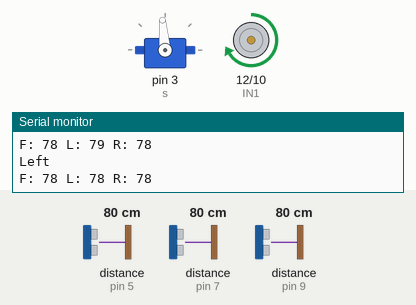
This sketch was run on a simulated Arduino Uno, built with avr-gcc and run on an emulated ATmega328P. Parts: servo, motor-driver pin pairs drawn as motors (green arrow = first pin HIGH = forward, orange = second pin HIGH = backward, longer = more drive, scaled by the enable pin), the last lines printed to the serial monitor. Wiring (inferred from the names in the program): 3 × ultrasonic range finder: trigger pin 4, echo pin 5 / trigger pin 6, echo pin 7 / trigger pin 8, echo pin 9. The inputs (shaded band) are chosen by the test bench; at power-on: distance to the obstacle (sensors on pin 5, pin 7, pin 9) 80 cm. The echo pulse lasts 58.3 µs per cm.

Above: at 1.26 s.
1.3 s: distance to the obstacle (sensor on pin 5) set to 4 cm
2.8 s: distance to the obstacle (sensor on pin 7) set to 4 cm
At 4.0 s:
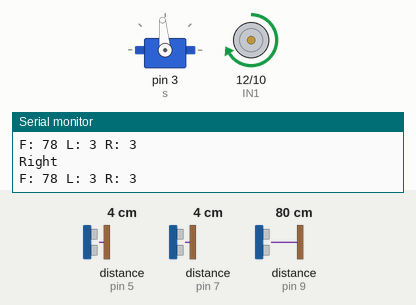
4.3 s: distance to the obstacle (sensor on pin 9) set to 12 cm
7.3 s: distance to the obstacle (sensor on pin 9) set to 9 cm
At 8.2 s:
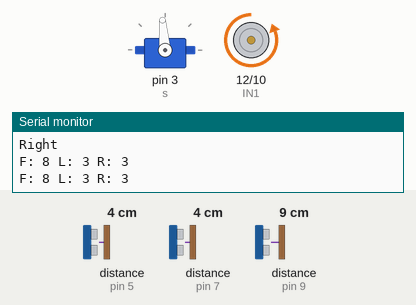
8.8 s: distance to the obstacle (sensor on pin 9) set to 18 cm
At 9.9 s:
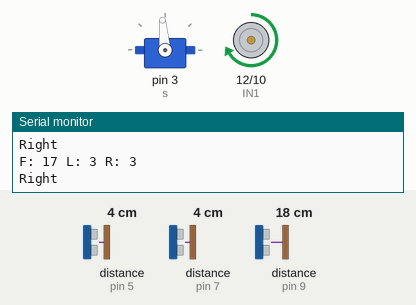
10.4 s: distance to the obstacle (sensor on pin 9) set to 2 cm
At 11.1 s:
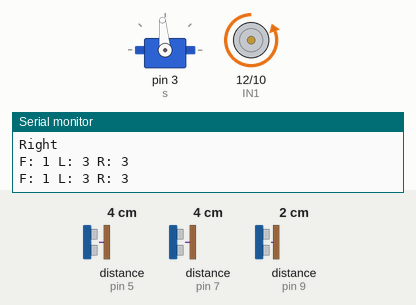
Timing chart, 0 to 12.9 s (numbered marks = the images above; inputs shaded):
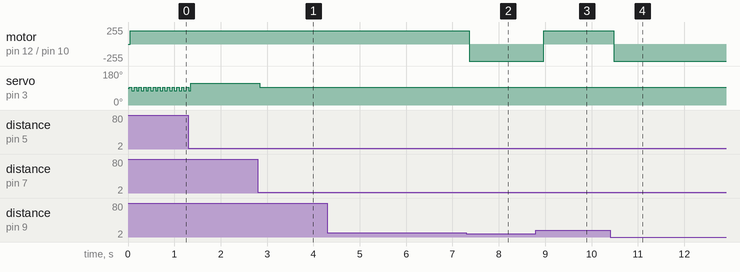

The sketch:

sonar_All.ino
```cpp
#include <Servo.h>
Servo s;


 #define ENA 11

  #define IN1 12
  #define IN2 10


#define trigF 8
#define echoF 9

#define trigL 4
#define echoL 5

#define trigR 6
#define echoR 7

long duration;
int distance;

int distanceF, distanceR, distanceL;

void setup() {
  pinMode(trigF, OUTPUT);
  pinMode(trigL, OUTPUT);
  pinMode(trigR, OUTPUT);

  pinMode(echoF, INPUT);
  pinMode(echoL, INPUT);
  pinMode(echoR, INPUT);


  pinMode(ENA,OUTPUT);

pinMode(IN1,OUTPUT);
pinMode(IN2,OUTPUT);

  Serial.begin(9600);

  s.attach(3);
}

void loop() {

//  s.write(90);


  distanceF = dist(trigF, echoF);
  delay(5);
  distanceL = dist(trigL, echoL);
  delay(5);
  distanceR = dist(trigR, echoR);
  delay(5);

  Serial.print("F: "); Serial.print(distanceF);
  Serial.print(" L: "); Serial.print(distanceL);
  Serial.print(" R: "); Serial.println(distanceR);

  if(distanceF > 110 && distanceF < 600) {
    s.write(95);
    delay(20);
    run(255, HIGH, LOW);
    Serial.println("Forward");
  }
  else if(distanceF < 10){
     s.write(95);
    delay(20);
    run(255, LOW,HIGH);
    delay(500);
  }
  else if(distanceF < 110 || distanceF > 600 ) {
    if(distanceL<=300 && distanceR<=300){
        if(distanceL > distanceR ) {
          s.write(75);
          delay(20);

          run(200, HIGH, LOW);
           Serial.println("Left");
         }
         else if(distanceR > distanceL) {
          s.write(115);
           delay(20);

           run(200, HIGH, LOW);
          Serial.println("Right");
          }
         else if(distanceR == distanceL) {
           s.write(95);
           delay(20);

            run(200, HIGH, LOW);
           Serial.println("Right");
         }


        }
       }


    else{
            run(0, HIGH, LOW);


      // s.write(75);
      //     delay(20);

      //     run(200, HIGH, LOW);
      //      Serial.println("Left");


          // s.write(115);
          //  delay(20);

          //  run(200, HIGH, LOW);
          // Serial.println("Right");

     }

}


int dist(int t, int e) {
  digitalWrite(t, LOW);
  delayMicroseconds(2);

  digitalWrite(t, HIGH);
  delayMicroseconds(10);
  digitalWrite(t, LOW);

  duration = pulseIn(e, HIGH, 20000);
  if (duration == 0) {
    return 999;
  }
  distance = duration * 0.034 / 2;
  return distance;
}


void run(int A, int ONE, int TWO)
{

      analogWrite(ENA,A );

    digitalWrite(IN1, ONE);
    digitalWrite(IN2, TWO);

}
```

Measured:
- the behaviour switches between 11 and 10 cm on distance to the obstacle (sensor on pin 9) (found by bisection; images 1 and 2)
- after the input at 2.8 s, servo on pin 3 (s): 115° → 95° at once
- after the input at 7.3 s, motor on pin 12 (IN1) / pin 10 (IN2): forward 200/255 → backward 255/255 after 0.06 s
- after the input at 8.8 s, motor on pin 12 (IN1) / pin 10 (IN2): backward 255/255 → forward 200/255 after 0.17 s
- after the input at 10.4 s, motor on pin 12 (IN1) / pin 10 (IN2): forward 200/255 → backward 255/255 after 0.07 s
